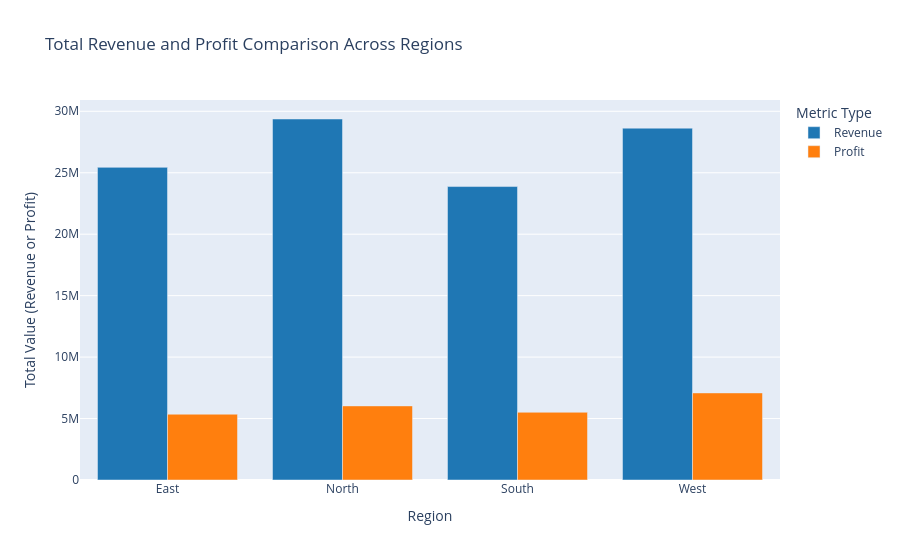

Notebook source saved alongside this figure:
### Markdown cell above
Revenue and Profit Grouped Comparison

### Code cell
regional_summary = df.groupby('Region')[['Revenue', 'Profit']].sum().reset_index()

df_long = pd.melt(
    regional_summary,
    id_vars=['Region'],
    value_vars=['Revenue', 'Profit'],
    var_name='Metric',
    value_name='Value'
)

fig_grouped = px.bar(
    df_long,
    x='Region',
    y='Value',
    color='Metric',
    barmode='group', 
    title='Total Revenue and Profit Comparison Across Regions',
    color_discrete_sequence=['#1f77b4', '#ff7f0e'] 
)

fig_grouped.update_layout(
    xaxis_title='Region',
    yaxis_title='Total Value (Revenue or Profit)',
    legend_title='Metric Type'
)
fig_grouped.show()

### Figure 1 — Plotly figure (JSON) as saved in the notebook; plotly's stock layout.template omitted (floating-point values rounded to 4 significant figures)
{"data": [{"alignmentgroup": "True", "hovertemplate": "Metric=Revenue<br>Region=%{x}<br>Value=%{y}<extra></extra>", "legendgroup": "Revenue", "marker": {"color": "#1f77b4", "pattern": {"shape": ""}}, "name": "Revenue", "offsetgroup": "Revenue", "orientation": "v", "showlegend": true, "textposition": "auto", "type": "bar", "x": ["East", "North", "South", "West"], "xaxis": "x", "y": [25438195, 29373063, 23876202, 28628148], "yaxis": "y"}, {"alignmentgroup": "True", "hovertemplate": "Metric=Profit<br>Region=%{x}<br>Value=%{y}<extra></extra>", "legendgroup": "Profit", "marker": {"color": "#ff7f0e", "pattern": {"shape": ""}}, "name": "Profit", "offsetgroup": "Profit", "orientation": "v", "showlegend": true, "textposition": "auto", "type": "bar", "x": ["East", "North", "South", "West"], "xaxis": "x", "y": [5352301, 6027453, 5509219, 7084145], "yaxis": "y"}], "layout": {"barmode": "group", "legend": {"title": {"text": "Metric Type"}, "tracegroupgap": 0}, "title": {"text": "Total Revenue and Profit Comparison Across Regions"}, "xaxis": {"anchor": "y", "domain": [0, 1], "title": {"text": "Region"}}, "yaxis": {"anchor": "x", "domain": [0, 1], "title": {"text": "Total Value (Revenue or Profit)"}}}}
